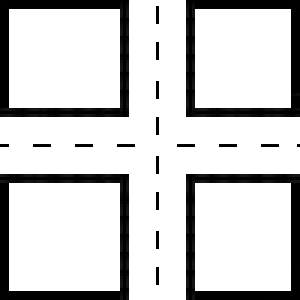
#> input picture policy_gui/lib/testmap5.png, 100 x 100 px, found by its file name (shown 3 times larger)
$ python XT_code.py   (older library calls are emulated)
#> lines starting #> are read from the running program, lines starting #| are printed output that depends on the picture; after the words box and inside, x2 and y2 are one past the last pixel; in counts of white or black regions, pixels touching at a corner belong together
import numpy as np
import cv2

img1 = cv2.imread('testmap5.png')
#> img1 is the input picture: shape (100, 100, 3); min 0, max 255, mean 207.7
img2 = cv2.imread('testmap6_0.png')
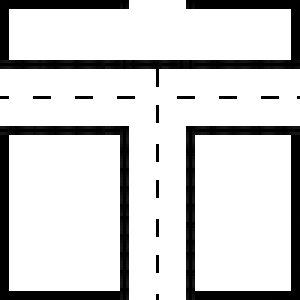
#> input picture movement_prediction/maps/testmap6_0.png, 100 x 100 px, found by its file name (shown 3 times larger)
#> img2 is the input picture: shape (100, 100, 3); min 0, max 255, mean 209.1
gray1 = cv2.cvtColor(img1, cv2.COLOR_BGR2GRAY)
gray2 = cv2.cvtColor(img2, cv2.COLOR_BGR2GRAY)
ret1,thresh1 = cv2.threshold(gray1,127,255,1)
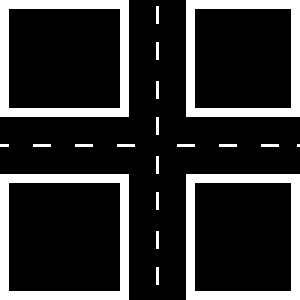
#> thresh1: shape (100, 100) (shown 3 times larger); 18.9% white; 20 white regions (16 under 20 px), largest, box (x1, y1, x2, y2) and area: (0, 58, 43, 100) 474, (0, 0, 43, 39) 456, (62, 58, 100, 100) 444, (62, 0, 100, 39) 426
ret2,thresh2 = cv2.threshold(gray2,127,255,1)
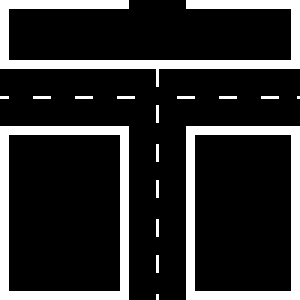
#> thresh2: shape (100, 100) (shown 3 times larger); 18.3% white; 17 white regions (14 under 20 px)
img1, contours1,h1 = cv2.findContours(thresh1,1,2)
#> contours1 = 24 contours, 16 with area under 20; largest, box (x1, y1, x2, y2) and area: (0, 58, 43, 100) 1722, (0, 0, 43, 39) 1596, (62, 58, 100, 100) 1517, (62, 0, 100, 39) 1406, (2, 60, 41, 98) 1404, (2, 2, 41, 37) 1290, (64, 60, 98, 98) 1219, (64, 2, 98, 37) 1120; h1 = 24 rows, first 6: [1, -1, -1, -1], [2, 0, -1, -1], [3, 1, -1, -1], [4, 2, -1, -1], [5, 3, -1, -1], [6, 4, -1, -1]
img2, contours2,h2 = cv2.findContours(thresh2,1,2)
#> contours2 = 19 contours, 14 with area under 20; largest, box (x1, y1, x2, y2) and area: (0, 42, 43, 100) 2394, (62, 42, 100, 100) 2109, (2, 44, 41, 98) 2012, (64, 44, 98, 98) 1747, (0, 0, 100, 29) 431; h2 = 19 rows, first 6: [1, -1, -1, -1], [2, 0, -1, -1], [3, 1, -1, -1], [4, 2, -1, -1], [5, 3, -1, -1], [6, 4, -1, -1]
x=0
y=0

for cnt1 in contours1:
    approx1 = cv2.approxPolyDP(cnt1,0.01*cv2.arcLength(cnt1,True),True)

    if len(approx1)==4:
        x = x +1
        cv2.drawContours(img1,[cnt1],0,(0,0,255),-1)
#> this loop made 24 passes
#> approx1 on passes 1 to 12: [[52, 89], [52, 94]], [[52, 77], [52, 82]], [[52, 64], [52, 69]], [[65, 60], [97, 61], [96, 97], [64, 96]], [[2, 61], [39, 60], [40, 96], [3, 97]], [[62, 58], [62, 99], [99, 99], [99, 58]], [[0, 58], [0, 99], [42, 99], [42, 58]], [[52, 52], [52, 57]], [[99, 48]], [[87, 48], [92, 48]], [[73, 48], [78, 48]], [[59, 48], [64, 48]]
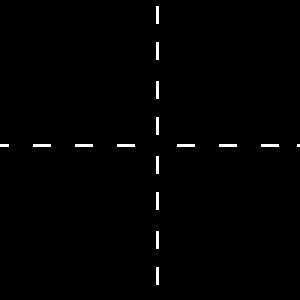
#> img1: shape (100, 100) (shown 3 times larger); 0.88% white in thin lines or dots
#> after the loop, x = 8

for cnt2 in contours2:
    approx2 = cv2.approxPolyDP(cnt2,0.01*cv2.arcLength(cnt2,True),True)

    if len(approx2)==4:
        y = y +1
        cv2.drawContours(img2,[cnt2],0,(0,0,255),-1)
#> this loop made 19 passes
#> approx2 on passes 1 to 12: [[52, 98], [52, 99]], [[52, 85], [52, 90]], [[52, 73], [52, 78]], [[52, 60], [52, 65]], [[52, 48], [52, 53]], [[65, 44], [97, 45], [96, 97], [64, 96]], [[3, 44], [40, 45], [39, 97], [2, 96]], [[62, 42], [62, 99], [99, 99], [99, 42]], [[0, 42], [0, 99], [42, 99], [42, 42]], [[52, 35], [52, 40]], [[99, 32]], [[87, 32], [92, 32]]
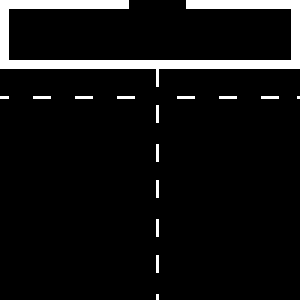
#> img2: shape (100, 100) (shown 3 times larger); 7.2% white; 15 white regions (14 under 20 px), largest, box (x1, y1, x2, y2) and area: (0, 0, 100, 29) 651
#> after the loop, y = 4


print("x = ",x)
#| x =  8
print("y = ",y)
#| y =  4

if x > y:
    cv2.waitKey(0)
    cv2.imwrite('X.png',img1)
    cv2.imwrite('T.png',img2)
    cv2.destroyAllWindows()
elif x < y:
    cv2.waitKey(0)
    cv2.imwrite('T.png',img1)
    cv2.imwrite('X.png',img2)
    cv2.destroyAllWindows()
